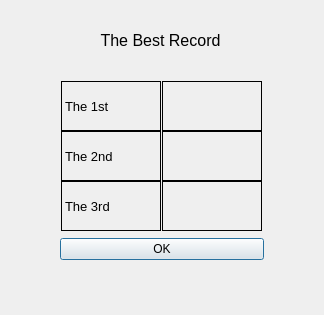
<?xml version="1.0" encoding="UTF-8"?>
<ui version="4.0">
 <class>Dialog</class>
 <widget class="QDialog" name="Dialog">
  <property name="geometry">
   <rect>
    <x>0</x>
    <y>0</y>
    <width>324</width>
    <height>315</height>
   </rect>
  </property>
  <property name="minimumSize">
   <size>
    <width>324</width>
    <height>315</height>
   </size>
  </property>
  <property name="maximumSize">
   <size>
    <width>324</width>
    <height>315</height>
   </size>
  </property>
  <property name="windowTitle">
   <string>Dialog</string>
  </property>
  <widget class="QLabel" name="Titile">
   <property name="geometry">
    <rect>
     <x>90</x>
     <y>20</y>
     <width>141</width>
     <height>41</height>
    </rect>
   </property>
   <property name="font">
    <font>
     <pointsize>12</pointsize>
    </font>
   </property>
   <property name="text">
    <string>The Best Record</string>
   </property>
   <property name="alignment">
    <set>Qt::AlignCenter</set>
   </property>
   <property name="wordWrap">
    <bool>false</bool>
   </property>
  </widget>
  <widget class="QWidget" name="verticalLayoutWidget">
   <property name="geometry">
    <rect>
     <x>60</x>
     <y>80</y>
     <width>204</width>
     <height>183</height>
    </rect>
   </property>
   <layout class="QVBoxLayout" name="verticalLayout_2">
    <item>
     <layout class="QGridLayout" name="gridLayout">
      <property name="sizeConstraint">
       <enum>QLayout::SetMinimumSize</enum>
      </property>
      <property name="spacing">
       <number>0</number>
      </property>
      <item row="1" column="1">
       <widget class="QLabel" name="SecondgradeLabel">
        <property name="minimumSize">
         <size>
          <width>100</width>
          <height>50</height>
         </size>
        </property>
        <property name="maximumSize">
         <size>
          <width>100</width>
          <height>50</height>
         </size>
        </property>
        <property name="font">
         <font>
          <pointsize>10</pointsize>
         </font>
        </property>
        <property name="frameShape">
         <enum>QFrame::Box</enum>
        </property>
        <property name="frameShadow">
         <enum>QFrame::Plain</enum>
        </property>
        <property name="text">
         <string/>
        </property>
       </widget>
      </item>
      <item row="1" column="0">
       <widget class="QLabel" name="SecondLabel">
        <property name="minimumSize">
         <size>
          <width>100</width>
          <height>50</height>
         </size>
        </property>
        <property name="maximumSize">
         <size>
          <width>100</width>
          <height>50</height>
         </size>
        </property>
        <property name="font">
         <font>
          <pointsize>10</pointsize>
         </font>
        </property>
        <property name="frameShape">
         <enum>QFrame::Box</enum>
        </property>
        <property name="frameShadow">
         <enum>QFrame::Plain</enum>
        </property>
        <property name="text">
         <string>The 2nd</string>
        </property>
       </widget>
      </item>
      <item row="0" column="1">
       <widget class="QLabel" name="FirstgradeLabel">
        <property name="minimumSize">
         <size>
          <width>100</width>
          <height>50</height>
         </size>
        </property>
        <property name="maximumSize">
         <size>
          <width>100</width>
          <height>50</height>
         </size>
        </property>
        <property name="font">
         <font>
          <pointsize>10</pointsize>
         </font>
        </property>
        <property name="frameShape">
         <enum>QFrame::Box</enum>
        </property>
        <property name="frameShadow">
         <enum>QFrame::Plain</enum>
        </property>
        <property name="text">
         <string/>
        </property>
       </widget>
      </item>
      <item row="2" column="0">
       <widget class="QLabel" name="ThirdLabel">
        <property name="minimumSize">
         <size>
          <width>100</width>
          <height>50</height>
         </size>
        </property>
        <property name="maximumSize">
         <size>
          <width>100</width>
          <height>50</height>
         </size>
        </property>
        <property name="font">
         <font>
          <pointsize>10</pointsize>
         </font>
        </property>
        <property name="frameShape">
         <enum>QFrame::Box</enum>
        </property>
        <property name="frameShadow">
         <enum>QFrame::Plain</enum>
        </property>
        <property name="text">
         <string>The 3rd</string>
        </property>
       </widget>
      </item>
      <item row="2" column="1">
       <widget class="QLabel" name="ThirdgradeLabel">
        <property name="minimumSize">
         <size>
          <width>100</width>
          <height>50</height>
         </size>
        </property>
        <property name="maximumSize">
         <size>
          <width>100</width>
          <height>50</height>
         </size>
        </property>
        <property name="font">
         <font>
          <pointsize>10</pointsize>
         </font>
        </property>
        <property name="frameShape">
         <enum>QFrame::Box</enum>
        </property>
        <property name="frameShadow">
         <enum>QFrame::Plain</enum>
        </property>
        <property name="text">
         <string/>
        </property>
       </widget>
      </item>
      <item row="0" column="0">
       <widget class="QLabel" name="FirstLabel">
        <property name="minimumSize">
         <size>
          <width>100</width>
          <height>50</height>
         </size>
        </property>
        <property name="maximumSize">
         <size>
          <width>100</width>
          <height>50</height>
         </size>
        </property>
        <property name="font">
         <font>
          <pointsize>10</pointsize>
         </font>
        </property>
        <property name="frameShape">
         <enum>QFrame::Box</enum>
        </property>
        <property name="frameShadow">
         <enum>QFrame::Plain</enum>
        </property>
        <property name="text">
         <string>The 1st</string>
        </property>
       </widget>
      </item>
     </layout>
    </item>
    <item>
     <widget class="QPushButton" name="ConfirmButton">
      <property name="text">
       <string>OK</string>
      </property>
     </widget>
    </item>
   </layout>
  </widget>
 </widget>
 <resources/>
 <connections/>
</ui>
